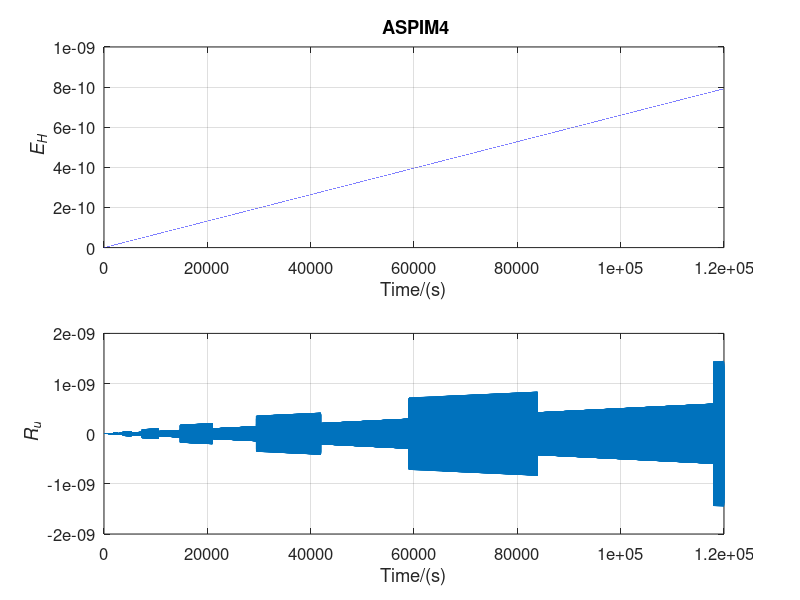

Write MATLAB code to recreate this figure.
% Forth-order Approximate symplectic precise integration method 
clear;close all;
clc;
w=50;
A=[0,1;-w^2,0];
I=eye(size(A));
dt=0.6;
b=norm(A,1);
mb=b*dt;
% if n1<0 | n1==0
% n1=2;
% end
u=log2(mb);
L=5;
w1=log2(10)*L;
n=ceil(u+(u+w1-log2(12))/4);

m=2^n;
tau=dt/m;
Ta=(A*tau/2)+(A*tau)^2/12;
% nearly Páde approximation 
B=((A*tau/2)-(A*tau)^2/12);
Ta1=B+B^2+B^3+B^4+B^5+B^6;
Ta=Ta*Ta1+Ta+Ta1;
% precise integration
for i=1:n
    Ta=2*Ta+Ta*Ta;
end
T=I+Ta;    % transfer matrix
v=[1;0];   % Initialize displacement and velocity
N=200000;  % interations
t=dt.*[0:N-1];
V=zeros(2,N);
V(:,1)=v;
H=zeros(N,1);
E0=w^2;
H(1)=w^2*v(1)^2+v(2)^2;  % energy
for i=2:N
    v=T*v;
    V(:,i)=v;
    H(i)=w^2*v(1)^2+v(2)^2;
end
E=abs((H-E0))./E0;  
max(E)
pe=cos(w.*t);  % exact solution
Ru=norm(pe-V(1,:),2)/norm(pe,2)
subplot(2,1,1)
plot(t,E)
% ylim([-0.001,0.003])
grid on
title(' ASPIM4')
xlabel('Time/(s)')
ylabel('\it E_{H}','FontName','Helvetica')
set(gca,'FontName','Helvetica ','FontSize',12);
subplot(2,1,2)
E=pe-V(1,:);
plot(t,E)
%  ylim([-4,4])
grid on
xlabel('Time/(s)')
ylabel('\it R_{u}','FontName','Helvetica')
set(gca,'FontName','Helvetica','FontSize',12);
set(gcf,'Position',[100 100 500 350])
